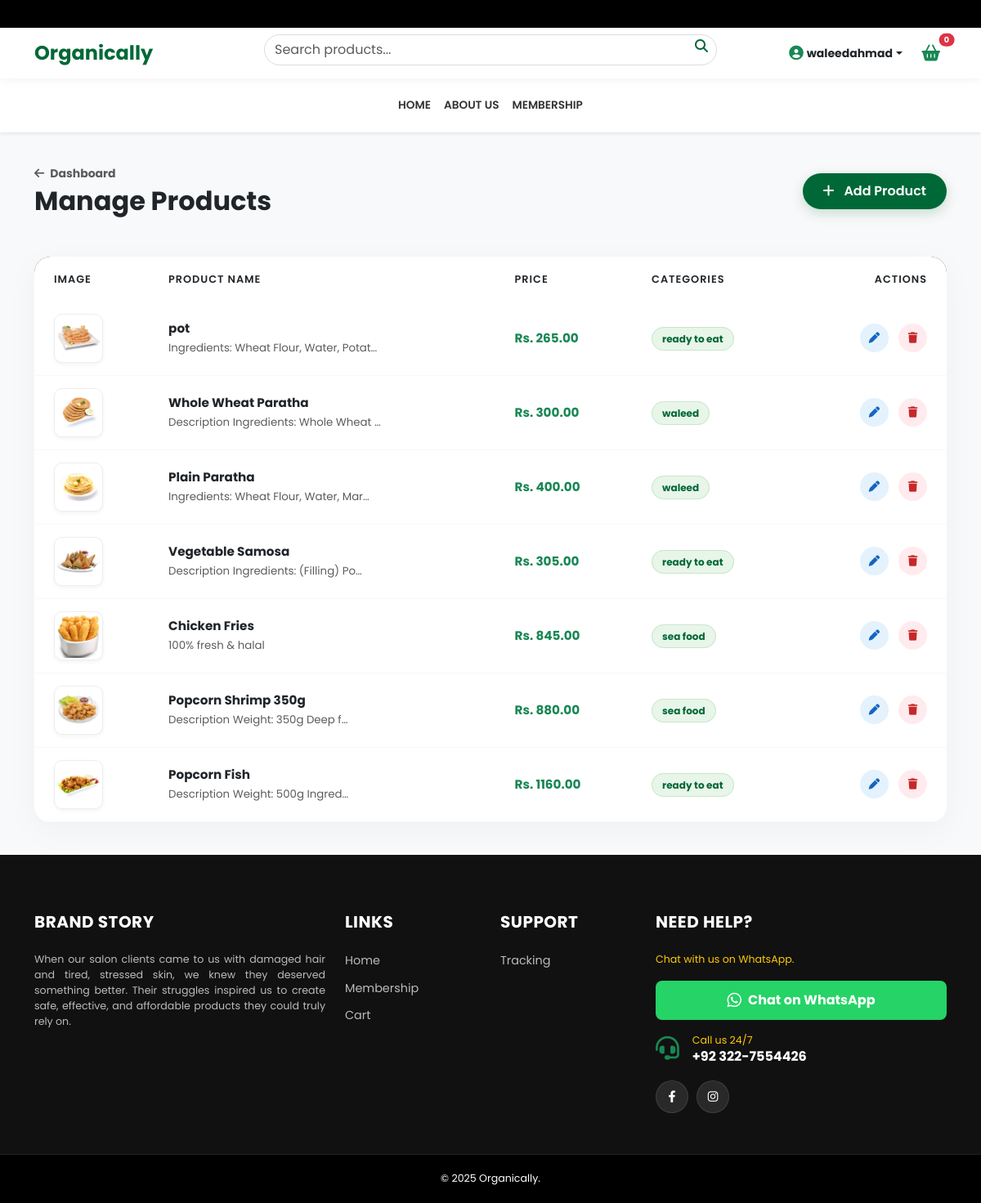
Screenshot of /portal/products/ (signed in) with the database file from the repository.
### store/models.py (models this page shows, shortened)
class Product(models.Model):
    categories = models.ManyToManyField(Category, related_name='products')
    name = models.CharField(max_length=200)
    description = models.TextField(blank=True)
    ingredients = models.TextField(blank=True, help_text="Enter ingredients here. Press Enter for new lines.")
    how_to_use = models.TextField(blank=True, help_text="Usage instructions.")
    shipping_info = models.TextField(blank=True, default="Standard delivery charges apply. Delivery within 3-5 working days.")
    price = models.DecimalField(max_digits=10, decimal_places=2)
    image = models.ImageField(upload_to='products/')
    is_available = models.BooleanField(default=True)
    stock = models.PositiveIntegerField(default=0)
    discount_percentage = models.PositiveIntegerField(default=0, help_text="Discount in % (0-100)")
    discount_end_time = models.DateTimeField(null=True, blank=True)

class Category(models.Model):
    name = models.CharField(max_length=100, unique=True)
    image = models.ImageField(upload_to='categories/', blank=True, null=True)
    parents = models.ManyToManyField('self', related_name='children', blank=True, symmetrical=False)
    class Meta: verbose_name_plural = "Categories"

### custom_admin/views.py (the view)
# urls.py: path('products/', views.admin_products_list, name='admin_products_list'),
@user_passes_test(is_admin)
def admin_products_list(request):
    return render(request, 'custom_admin/products_list.html', {'products': Product.objects.all()})

### custom_admin/views.py (called while the page is built)
def is_admin(u): return u.is_superuser

### orders/context_processors.py (called while the page is built)
def cart_count(request):
    cart = request.session.get('cart', {})
    return {'cart_item_count': sum(cart.values())}

### templates/custom_admin/products_list.html (shortened to what this page needs)
{% extends 'store/base.html' %}
{% block content %}
<div class="admin-bg">
    <div class="container">
        <div class="d-flex justify-content-between align-items-center mb-5">
            <div>
                <a href="{% url 'admin_dashboard' %}" class="text-decoration-none text-muted fw-bold small mb-1 d-block hover-link">
                    <i class="fas fa-arrow-left me-1"></i> Dashboard
                </a>
                <h2 class="fw-bold text-dark m-0">Manage Products</h2>
            </div>
            <a href="{% url 'admin_add_product' %}" class="btn-add-new">
                <i class="fas fa-plus me-2"></i> Add Product
            </a>
        </div>
        <div class="manager-card">
            <div class="table-responsive">
                <table class="table mb-0">
                    <thead class="table-header">
                        <tr>
                            <th class="ps-4">Image</th>
                            <th>Product Name</th>
                            <th>Price</th>
                            <th>Categories</th>
                            <th class="text-end pe-4">Actions</th>
                        </tr>
                    </thead>
                    <tbody>
                        {% for p in products %}
                        <tr class="table-row">
                            <td class="ps-4">
                                {% if p.image %}
                                <img src="{{ p.image.url }}" class="product-thumb" alt="{{ p.name }}">
                                {% else %}
                                <div class="product-thumb d-flex align-items-center justify-content-center bg-light text-muted">
                                    <i class="fas fa-image"></i>
                                </div>
                                {% endif %}
                            </td>
                            <td>
                                <span class="fw-bold text-dark d-block">{{ p.name }}</span>
                                <small class="text-muted">{{ p.description|truncatechars:40 }}</small>
                            </td>
                            <td class="fw-bold text-success">Rs. {{ p.price }}</td>
                            <td>
                                {% for c in p.categories.all %}
                                    <span class="cat-badge me-1">{{ c.name }}</span>
                                {% empty %}
                                    <span class="text-muted small">Uncategorized</span>
                                {% endfor %}
                            </td>
                            <td class="text-end pe-4">
                                <a href="{% url 'admin_edit_product' p.id %}" class="action-btn btn-edit me-2" title="Edit">
                                    <i class="fas fa-pen small"></i>
                                </a>
                                <a href="{% url 'admin_delete_product' p.id %}" class="action-btn btn-del" title="Delete" onclick="return confirm('Are you sure you want to delete {{ p.name }}?');">
                                    <i class="fas fa-trash small"></i>
                                </a>
                            </td>
                        </tr>
                        {% endfor %}
                    </tbody>
                </table>
            </div>
        </div>
    </div>
</div>
{% endblock %}

### templates/store/base.html (shortened to what this page needs)
{% load static %}
<!DOCTYPE html>
<html lang="en">
<head>
    <link href="https://cdn.jsdelivr.net/npm/bootstrap@5.3.0/dist/css/bootstrap.min.css" rel="stylesheet">
    <link rel="stylesheet" href="https://cdnjs.cloudflare.com/ajax/libs/font-awesome/6.4.0/css/all.min.css">
    <link rel="stylesheet" href="https://cdnjs.cloudflare.com/ajax/libs/viewerjs/1.11.3/viewer.min.css">
</head>
<body>
    <div class="top-bar"><div class="marquee-text">Whatsapp us 24/7 at +92 322-7554426 | Free Delivery for Orders over 2500 </div></div>
    <div class="main-header sticky-top">
        <div class="container">
            <div class="row align-items-center g-2">
                <div class="col-6 col-lg-3 d-flex align-items-center">
                    <a href="{% url 'home' %}" class="text-decoration-none"><h4 class="m-0 fw-bold" style="color: var(--primary-green);">Organically</h4></a>
                </div>
                <div class="col-6 col-lg-3 text-end d-flex align-items-center justify-content-end order-lg-3 mobile-actions gap-3">
                    {% if user.is_authenticated %}
                        <div class="dropdown">
                            <a class="text-dark text-decoration-none small fw-bold dropdown-toggle d-flex align-items-center" href="#" data-bs-toggle="dropdown">
                                <span class="d-none d-lg-inline">{{ user.username }}</span>
                            </a>
                        </div>
                    {% else %}
                        <a href="{% url 'login' %}" class="text-dark small fw-bold"><i class="fas fa-user me-1"></i> Login</a>
                    {% endif %}
                    <a href="{% url 'cart_page' %}" class="btn btn-outline-success rounded-pill position-relative border-0 fw-bold p-1 px-2">
                        <i class="fas fa-shopping-basket fa-lg"></i>
                        <span id="cart-badge" class="position-absolute top-0 start-100 translate-middle badge rounded-pill bg-danger" style="font-size: 0.6rem;">{{ cart_item_count|default:"0" }}</span>
                    </a>
                </div>
                <div class="col-12 col-lg-6 order-lg-2 mt-2 mt-lg-0">
                    <form class="search-box d-flex position-relative" action="{% url 'search' %}" method="GET">
                        <input class="form-control search-input" type="search" name="q" placeholder="Search products..." value="{{ request.GET.q }}">
                        <button class="search-btn" type="submit"><i class="fas fa-search"></i></button>
                    </form>
                </div>
            </div>
        </div>
    </div>
    <nav class="navbar navbar-expand-lg navbar-custom shadow-sm bg-white d-none d-lg-block">
        <div class="container justify-content-center">
            <ul class="navbar-nav align-items-center">
                <li class="nav-item"><a class="nav-link" href="{% url 'home' %}">HOME</a></li>
                <li class="nav-item"><a class="nav-link" href="{% url 'about' %}">ABOUT US</a></li>
                <li class="nav-item"><a class="nav-link" href="{% url 'membership' %}">MEMBERSHIP</a></li>
            </ul>
        </div>
    </nav>
    <div style="flex: 1;">{% block content %}{% endblock %}</div>
    <footer>
        <div class="container">
            <div class="row g-4">
                <div class="col-lg-4 col-md-6">
                    <h5 class="text-white">Brand Story</h5>
                    <p class="small mb-4" style="color: var(--accent-white); text-align: justify;">
                        When our salon clients came to us with damaged hair and tired, stressed skin, we knew they deserved something better.
                        Their struggles inspired us to create safe, effective, and affordable products they could truly rely on.
                    </p>
                </div>
                <div class="col-lg-2 col-md-6 col-6"><h5>Links</h5><ul><li><a href="{% url 'home' %}">Home</a></li><li><a href="{% url 'membership' %}">Membership</a></li><li><a href="{% url 'cart_page' %}">Cart</a></li></ul></div>
                <div class="col-lg-2 col-md-6 col-6"><h5>Support</h5><ul><li><a href="{% url 'my_orders' %}">Tracking</a></li></ul></div>
                <div class="col-lg-4 col-md-6">
                    <h5>Need Help?</h5>
                    <p class="small mb-3" style="color: var(--accent-yellow);">Chat with us on WhatsApp.</p>
                    <a href="https://wa.me/923227554426" target="_blank" class="btn w-100 mb-3 d-flex align-items-center justify-content-center" style="background-color: #25D366; color: white; font-weight: bold; border:none; padding: 12px; border-radius: 8px;"><i class="fab fa-whatsapp fa-lg me-2"></i> Chat on WhatsApp</a>
                    <div class="d-flex align-items-center mb-3"><i class="fas fa-headset fa-2x text-success me-3"></i><div><p class="mb-0 small" style="color: var(--accent-yellow);">Call us 24/7</p><h6 class="text-white fw-bold m-0">+92 322-7554426</h6></div></div>
                    <div class="footer-social"><a href="https://web.facebook.com/profile.php?id=61584493205748" target="_blank"><i class="fab fa-facebook-f"></i></a><a href="#" target="_blank"><i class="fab fa-instagram"></i></a></div>
                </div>
            </div>
        </div>
        <div class="footer-bottom"><div class="container text-center"><p class="mb-0 small text-white">&copy; 2025 Organically.</p></div></div>
    </footer>
</body>
</html>

### templates/store/base.html (style rules this page uses)
:root { --primary-green: #006837; --accent-yellow: #fecb00; --light-bg: #f8f9fa; }
body { font-family: 'Poppins', sans-serif; background-color: var(--light-bg); display: flex; flex-direction: column; min-height: 100vh; }
.top-bar { background-color: #000; color: #fff; font-size: 0.75rem; padding: 8px 0; overflow: hidden; white-space: nowrap; }
.marquee-text { display: inline-block; padding-left: 100%; animation: marquee 15s linear infinite; }
.main-header { background-color: #fff; padding: 15px 0; box-shadow: 0 2px 10px rgba(0,0,0,0.05); }
.search-input { border-radius: 50px; padding-right: 40px; border: 1px solid #ddd; }
.search-btn { position: absolute; right: 5px; top: 2px; background: none; border: none; color: var(--primary-green); }
.navbar-custom .nav-link { color: #333; font-weight: 600; font-size: 0.85rem; padding: 15px 15px; transition: 0.3s; }
footer { background-color: #111; color: #bbb; margin-top: auto; padding-top: 70px; font-size: 0.9rem; }
footer h5 { color: #fff; font-weight: 700; margin-bottom: 25px; text-transform: uppercase; letter-spacing: 0.5px; }
footer ul { list-style: none; padding: 0; }
footer ul li { margin-bottom: 12px; }
footer ul li a { color: #bbb; text-decoration: none; transition: 0.3s; }
.footer-social { display: flex; gap: 10px; margin-top: 20px; }
.footer-social a { display: flex; width: 40px; height: 40px; background: rgba(255, 255, 255, 0.1); color: #fff !important; align-items: center; justify-content: center; border-radius: 50%; text-decoration: none; transition: all 0.3s ease; border: 1px solid rgba(255, 255, 255, 0.1); }
.footer-bottom { background: #000; padding: 20px 0; margin-top: 50px; border-top: 1px solid #222; }

### templates/custom_admin/products_list.html (style rules this page uses)
.admin-bg { background-color: #f8f9fa; min-height: 100vh; padding: 40px 0; }
.manager-card { background: #fff; border-radius: 20px; box-shadow: 0 10px 40px rgba(0,0,0,0.04); overflow: hidden; border: none; }
.table-header { background-color: #333; color: #fff; padding: 15px; text-transform: uppercase; font-size: 0.8rem; letter-spacing: 1px; }
.table-header th { padding: 18px; border: none; font-weight: 600; }
.table-row td { padding: 15px 18px; vertical-align: middle; border-bottom: 1px solid #f9f9f9; color: #555; font-size: 0.95rem; }
.product-thumb { width: 60px; height: 60px; object-fit: cover; border-radius: 10px; border: 1px solid #eee; padding: 2px; background: #fff; box-shadow: 0 2px 5px rgba(0,0,0,0.05); }
.cat-badge { background-color: #e8f5e9; color: #006837; padding: 5px 12px; border-radius: 30px; font-size: 0.75rem; font-weight: 700; border: 1px solid #c8e6c9; }
.btn-add-new { background-color: #006837; color: white; border: none; padding: 10px 25px; border-radius: 50px; font-weight: 600; transition: 0.3s; text-decoration: none; box-shadow: 0 5px 15px rgba(0, 104, 55, 0.2); }
.action-btn { width: 35px; height: 35px; border-radius: 50%; display: inline-flex; align-items: center; justify-content: center; transition: 0.2s; border: none; text-decoration: none; }
.btn-edit { background-color: #e3f2fd; color: #1565c0; }
.btn-del { background-color: #ffebee; color: #c62828; }

### rows the page displays
Product: image (picture), name "pot", description "Ingredients: Wheat Flour, Water, Potat…", price "265.00"
Category: name "ready to eat"
Product: image (picture), name "Whole Wheat Paratha", description "Description Ingredients: Whole Wheat …", price "300.00"
Category: name "waleed"
Product: image (picture), name "Plain Paratha", description "Ingredients: Wheat Flour, Water, Mar…", price "400.00"
Product: image (picture), name "Vegetable Samosa", description "Description Ingredients: (Filling) Po…", price "305.00"
Product: image (picture), name "Chicken Fries", description "100% fresh & halal", price "845.00"
Category: name "sea food"
Product: image (picture), name "Popcorn Shrimp 350g", description "Description Weight: 350g Deep f…", price "880.00"
Product: image (picture), name "Popcorn Fish", description "Description Weight: 500g Ingred…", price "1160.00"

### other values shown
{{ user.username }} "waleedahmad"
{{ cart_item_count|default:"0" }} "0"
